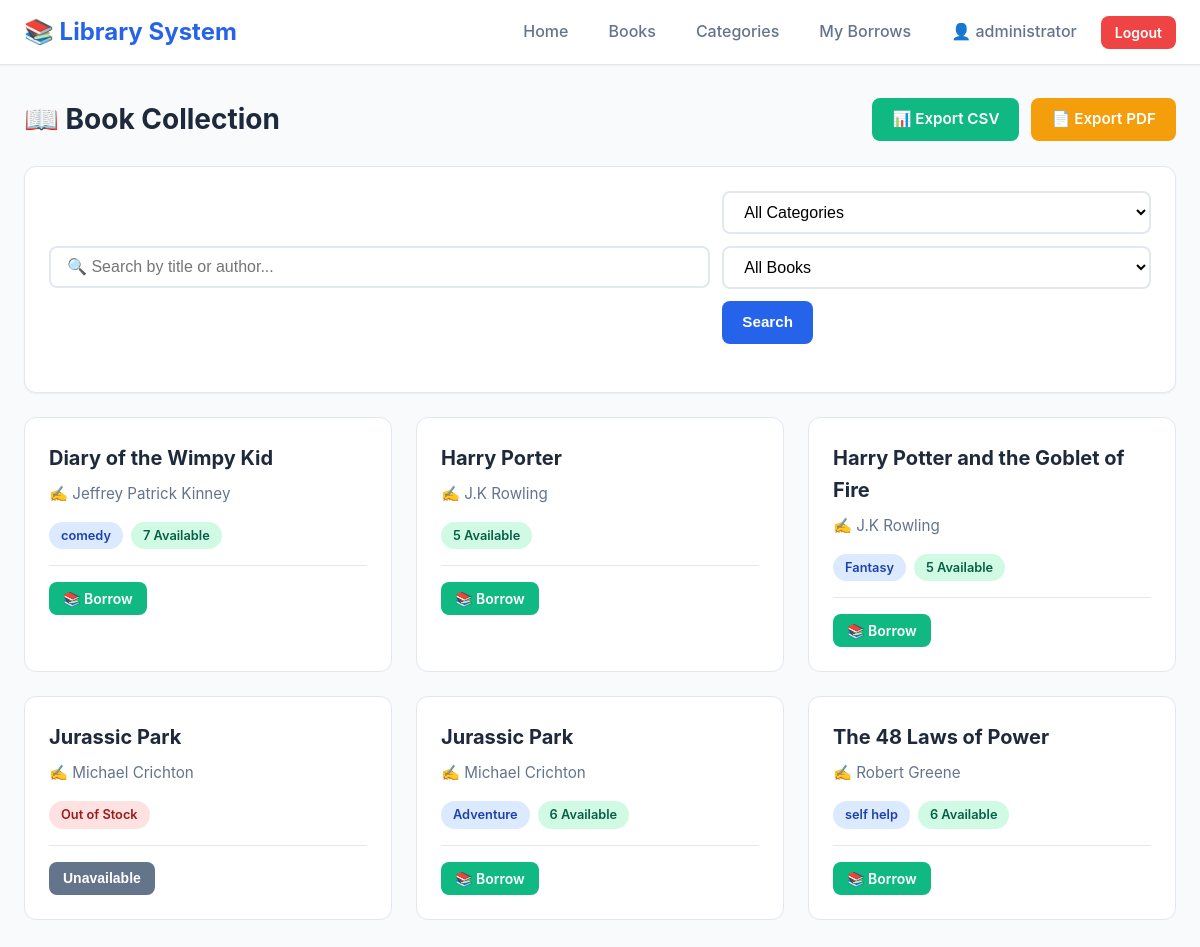
/books (signed in), run on the app's committed database.
### library_app_2025/models.py (models this page shows, shortened)
class User(db.Model, UserMixin):
    id = db.Column(db.Integer, primary_key=True)
    username = db.Column(db.String(150), unique=True, nullable=False)
    password = db.Column(db.String(255), nullable=False)
    role = db.Column(db.String(50), nullable=False, default='user')  # 'admin' or 'user'
    borrows = db.relationship('Borrow', backref='user', lazy=True)

class Book(db.Model):
    id = db.Column(db.Integer, primary_key=True)
    title = db.Column(db.String(100), nullable=False)
    author = db.Column(db.String(100), nullable=False)
    quantity = db.Column(db.Integer, nullable=False, default=0)
    category_id = db.Column(db.Integer, db.ForeignKey('category.id'), nullable=True)
    borrows = db.relationship('Borrow', backref='book', lazy=True)

class Category(db.Model):
    id = db.Column(db.Integer, primary_key=True)
    name = db.Column(db.String(50), unique=True, nullable=False)
    books = db.relationship('Book', backref='category', lazy=True)

### library_app_2025/app.py (the view)
@app.route('/books')
def view_books():
    search_query = request.args.get('search', '').strip()
    filter_by = request.args.get('filter')
    category_id = request.args.get('category_id')
    q = Book.query
    if search_query:
        pattern = f"%{search_query}%"
        q = q.filter(or_(Book.title.ilike(pattern), Book.author.ilike(pattern)))
    if filter_by == 'available':
        q = q.filter(Book.quantity > 0)
    if category_id:
        try:
            cid = int(category_id)
            q = q.filter(Book.category_id == cid)
        except ValueError:
            pass
    books = q.order_by(Book.title.asc()).all()
    categories = Category.query.order_by(Category.name.asc()).all()
    return render_template(
        'books.html',
        books=books,
        search_query=search_query,
        filter_by=filter_by,
        categories=categories,
        selected_category_id=category_id,
        now=datetime.utcnow()
    )

### library_app_2025/app.py (called while the page is built)
@login_manager.user_loader
def load_user(user_id):
    return User.query.get(int(user_id))

### library_app_2025/templates/books.html (shortened to what this page needs)
{% extends "base.html" %}
{% block content %}
<div class="container">
    <div class="toolbar">
        <h1 class="toolbar-title">📖 Book Collection</h1>
        <div class="toolbar-actions">
            <a href="{{ url_for('export_books_csv') }}" class="btn btn-success">📊 Export CSV</a>
            <a href="{{ url_for('export_books_pdf') }}" class="btn btn-warning">📄 Export PDF</a>
        </div>
    </div>
    <div class="card">
        <div class="card-body">
            <form method="GET" action="{{ url_for('view_books') }}">
                <div class="search-bar">
                    <input type="text" name="search" class="form-control search-input"
                           placeholder="🔍 Search by title or author..."
                           value="{{ search_query or '' }}">
                    <div class="filter-group">
                        <select name="category_id" class="form-control">
                            <option value="">All Categories</option>
                        </select>
                        <select name="filter" class="form-control">
                            <option value="">All Books</option>
                        </select>
                        <button type="submit" class="btn btn-primary">Search</button>
                    </div>
                </div>
            </form>
        </div>
    </div>
    {% if books %}
        <div class="grid grid-2">
            {% for book in books %}
                <div class="book-card">
                    <div>
                        <h3 class="book-card-title">{{ book.title }}</h3>
                        <p class="book-card-author">✍️ {{ book.author }}</p>
                        <div style="display: flex; gap: 0.5rem; margin-bottom: 1rem;">
                            {% if book.category %}
                                <span class="badge badge-info">{{ book.category.name }}</span>
                            {% endif %}
                            {% if book.quantity > 0 %}
                                <span class="badge badge-success">{{ book.quantity }} Available</span>
                            {% else %}
                                <span class="badge badge-danger">Out of Stock</span>
                            {% endif %}
                        </div>
                    </div>
                    <div class="book-card-footer">
                        <div class="action-buttons">
                            {% if current_user.is_authenticated %}
                                {% if book.quantity > 0 %}
                                    <a href="{{ url_for('borrow_book', book_id=book.id) }}"
                                       class="btn btn-sm btn-success">📚 Borrow</a>
                                {% else %}
                                    <button class="btn btn-sm btn-secondary" disabled>Unavailable</button>
                                {% endif %}
                            {% endif %}
                        </div>
                    </div>
                </div>
            {% endfor %}
        </div>
    {% endif %}
</div>
{% endblock %}

### library_app_2025/templates/base.html (shortened to what this page needs)
<!DOCTYPE html>
<html lang="en">
<head>
    <link rel="stylesheet" href="{{ url_for('static', filename='style.css') }}">
</head>
<body>
    <nav class="navbar">
        <div class="navbar-container">
            <a href="{{ url_for('index') }}" class="navbar-brand">
                📚 Library System
            </a>
            <ul class="navbar-nav">
                {% if current_user.is_authenticated %}
                    <li><a href="{{ url_for('index') }}" class="nav-link">Home</a></li>
                    <li><a href="{{ url_for('view_books') }}" class="nav-link">Books</a></li>
                    <li><a href="{{ url_for('view_categories') }}" class="nav-link">Categories</a></li>
                    <li><a href="{{ url_for('my_borrows') }}" class="nav-link">My Borrows</a></li>
                    <li><span class="nav-link text-muted">👤 {{ current_user.username }}</span></li>
                    <li><a href="{{ url_for('logout') }}" class="btn btn-sm btn-danger">Logout</a></li>
                {% else %}
                    <li><a href="{{ url_for('login') }}" class="btn btn-sm btn-primary">Login</a></li>
                    <li><a href="{{ url_for('register') }}" class="btn btn-sm btn-outline">Register</a></li>
                {% endif %}
            </ul>
        </div>
    </nav>
    {% block content %}{% endblock %}
</body>
</html>

### library_app_2025/static/Images/style.css (style rules this page uses)
:root { --primary-color: #2563eb; --primary-hover: #1d4ed8; --secondary-color: #64748b; --success-color: #10b981; --warning-color: #f59e0b; --danger-color: #ef4444; --info-color: #3b82f6; --background: #f8fafc; --surface: #ffffff; --text-primary: #1e293b; --text-secondary: #64748b; --border-color: #e2e8f0; --shadow-sm: 0 1px 2px 0 rgba(0, 0, 0, 0.05); --shadow-md: 0 4px 6px -1px rgba(0, 0, 0, 0.1), 0 2px 4px -1px rgba(0, 0, 0, 0.06); --shadow-lg: 0 10px 15px -3px rgba(0, 0, 0, 0.1), 0 4px 6px -2px rgba(0, 0, 0, 0.05); --radius-sm: 0.375rem; --radius-md: 0.5rem; --radius-lg: 0.75rem; }
* { margin: 0; padding: 0; box-sizing: border-box; }
body { font-family: -apple-system, BlinkMacSystemFont, 'Segoe UI', Roboto, 'Helvetica Neue', Arial, sans-serif; background-color: var(--background); color: var(--text-primary); line-height: 1.6; min-height: 100vh; }
.navbar { background-color: var(--surface); box-shadow: var(--shadow-sm); border-bottom: 1px solid var(--border-color); position: sticky; top: 0; z-index: 1000; }
.navbar-container { max-width: 1280px; margin: 0 auto; padding: 0 1.5rem; display: flex; justify-content: space-between; align-items: center; min-height: 4rem; }
.navbar-brand { font-size: 1.5rem; font-weight: 700; color: var(--primary-color); text-decoration: none; display: flex; align-items: center; gap: 0.5rem; }
.navbar-nav { list-style: none; display: flex; gap: 0.5rem; align-items: center; }
.nav-link { color: var(--text-secondary); text-decoration: none; padding: 0.5rem 1rem; border-radius: var(--radius-md); transition: all 0.2s; font-weight: 500; }
.container { max-width: 1280px; margin: 0 auto; padding: 2rem 1.5rem; }
.card { background-color: var(--surface); border-radius: var(--radius-lg); box-shadow: var(--shadow-sm); border: 1px solid var(--border-color); overflow: hidden; margin-bottom: 1.5rem; }
.card-body { padding: 1.5rem; }
.btn { display: inline-block; padding: 0.625rem 1.25rem; font-size: 0.95rem; font-weight: 600; text-align: center; text-decoration: none; border: none; border-radius: var(--radius-md); cursor: pointer; transition: all 0.2s; line-height: 1.5; }
.btn-primary { background-color: var(--primary-color); color: white; }
.btn-secondary { background-color: var(--secondary-color); color: white; }
.btn-success { background-color: var(--success-color); color: white; }
.btn-danger { background-color: var(--danger-color); color: white; }
.btn-warning { background-color: var(--warning-color); color: white; }
.btn-sm { padding: 0.375rem 0.875rem; font-size: 0.875rem; }
.form-control { width: 100%; padding: 0.625rem 1rem; font-size: 1rem; border: 2px solid var(--border-color); border-radius: var(--radius-md); background-color: var(--surface); transition: all 0.2s; }
select.form-control { cursor: pointer; }
.search-bar { display: flex; gap: 0.75rem; margin-bottom: 1.5rem; flex-wrap: wrap; align-items: center; }
.search-input { flex: 1; min-width: 250px; }
.filter-group { display: flex; gap: 0.75rem; flex-wrap: wrap; }
.badge { display: inline-block; padding: 0.25rem 0.75rem; font-size: 0.8rem; font-weight: 600; border-radius: 9999px; line-height: 1.5; }
.badge-success { background-color: #d1fae5; color: #065f46; }
.badge-danger { background-color: #fee2e2; color: #991b1b; }
.badge-info { background-color: #dbeafe; color: #1e40af; }
.grid { display: grid; gap: 1.5rem; margin-bottom: 1.5rem; }
.grid-2 { grid-template-columns: repeat(auto-fit, minmax(300px, 1fr)); }
.book-card { background-color: var(--surface); border: 1px solid var(--border-color); border-radius: var(--radius-lg); padding: 1.5rem; transition: all 0.2s; }
.book-card-title { font-size: 1.25rem; font-weight: 700; color: var(--text-primary); margin-bottom: 0.5rem; }
.book-card-author { color: var(--text-secondary); margin-bottom: 1rem; font-size: 0.95rem; }
.book-card-footer { display: flex; justify-content: space-between; align-items: center; margin-top: 1rem; padding-top: 1rem; border-top: 1px solid var(--border-color); }
.action-buttons { display: flex; gap: 0.5rem; flex-wrap: wrap; }
.toolbar { display: flex; justify-content: space-between; align-items: center; margin-bottom: 1.5rem; flex-wrap: wrap; gap: 1rem; }
.toolbar-title { font-size: 1.75rem; font-weight: 700; color: var(--text-primary); }
.toolbar-actions { display: flex; gap: 0.75rem; flex-wrap: wrap; }
.text-muted { color: var(--text-secondary); }

### data on the page
User: username "administrator"
Book: title "Diary of the Wimpy Kid", author "Jeffrey Patrick Kinney", category.name "comedy", quantity "7"
Book: title "Harry Porter", author "J.K Rowling", quantity "5"
Book: title "Harry Potter and the Goblet of Fire", author "J.K Rowling", category.name "Fantasy", quantity "5"
Book: title "Jurassic Park", author "Michael Crichton", quantity "Out of Stock"
Book: title "Jurassic Park", author "Michael Crichton", category.name "Adventure", quantity "6"
Book: title "The 48 Laws of Power", author "Robert Greene", category.name "self help", quantity "6"
